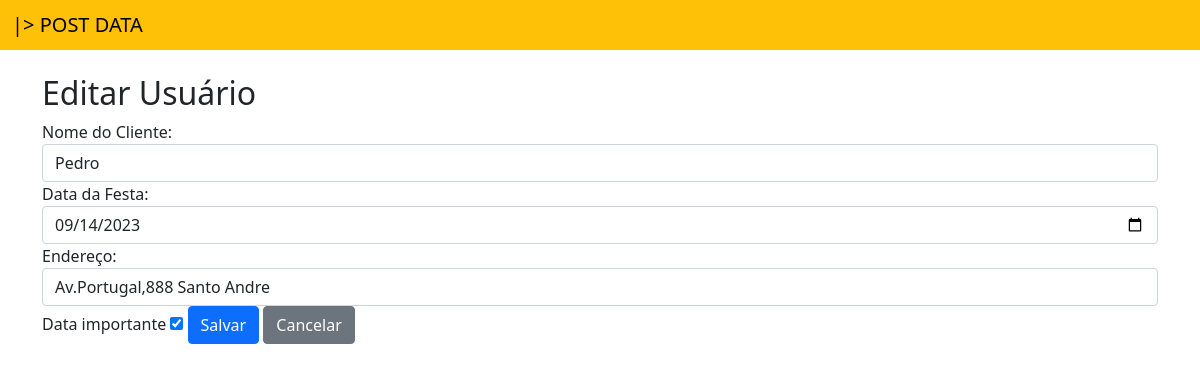
/editar_usuario/75/, run on the app's committed database.
### app_data/models.py (models this page shows, shortened)
class Usuario(models.Model):
    id_usuario = models.AutoField(primary_key=True)
    nome_cliente = models.TextField(max_length=100, null=False, blank=False, default=None)
    data_da_festa = models.DateField()
    endereco = models.TextField(max_length=600, null=False, blank=False, default=None)
    datas_importantes = models.BooleanField(default=False)

### app_data/views.py (the view)
# urls.py: path('editar_usuario/<int:id>/', views.editar_usuario, name='editar_usuario'),
def editar_usuario(request, id):
    usuario = Usuario.objects.get(id_usuario=id)
    if request.method == 'POST':
        nome_cliente = request.POST.get('nome_cliente')
        data_da_festa_str = request.POST.get('data_da_festa')
        endereco = request.POST.get('endereco')
        datas_importantes = request.POST.get('datas_importantes') == 'on'
        data_da_festa = datetime.strptime(data_da_festa_str, '%Y-%m-%d').strftime('%Y-%m-%d')
        usuario.nome_cliente = nome_cliente
        usuario.data_da_festa = data_da_festa
        usuario.endereco = endereco
        usuario.datas_importantes = datas_importantes
        usuario.save()
        return redirect('usuarios')
    else:
        return render(request, 'usuarios/editar_usuario.html', {'usuario': usuario})

### templates/usuarios/editar_usuario.html (shortened to what this page needs)
{% extends 'usuarios/base.html' %}
{% load tz %}
{% block conteudo %}
<div class="container"></br>
  <h2>Editar Usuário</h2>
  <form method="POST" action="{% url 'editar_usuario' id=usuario.id_usuario %}">
    <div class="form-group">
      <label for="nome_cliente">Nome do Cliente:</label>
      <input type="text" class="form-control" id="nome_cliente" name="nome_cliente" value="{{ usuario.nome_cliente }}" required>
    </div>
    <div class="form-group">
      <label for="data_da_festa">Data da Festa:</label>
      <input type="date" class="form-control" id="data_da_festa" name="data_da_festa" value="{{ usuario.data_da_festa|date:'Y-m-d' }}" required>
    </div>
    <div class="form-group">
      <label for="endereco">Endereço:</label>
      <input type="text" class="form-control" id="endereco" name="endereco" value="{{ usuario.endereco }}" required>
    </div>
    <label for="id_datas_importantes">Data importante</label>
    <input type="checkbox" name="datas_importantes" id="id_datas_importantes" {% if usuario.datas_importantes %}checked{% endif %}>
    <button type="submit" class="btn btn-primary">Salvar</button>
    <a href="{% url 'usuarios' %}" class="btn btn-secondary">Cancelar</a>
  </form>
</div>
{% endblock %}

### data on the page
Usuario: nome_cliente "Pedro", data_da_festa "09/14/2023", endereco "Av.Portugal,888 Santo Andre", datas_importantes "☑"
